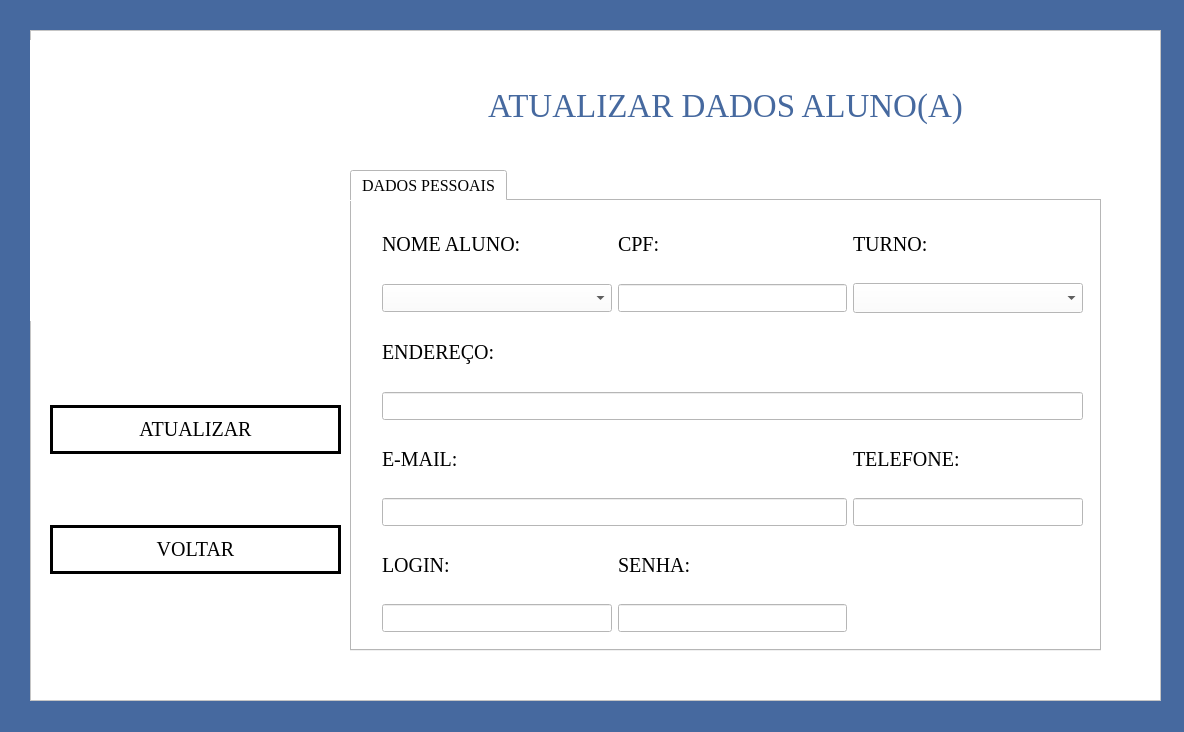
<?xml version="1.0" encoding="UTF-8"?>
<ui version="4.0">
 <class>MainWindow</class>
 <widget class="QMainWindow" name="MainWindow">
  <property name="geometry">
   <rect>
    <x>0</x>
    <y>0</y>
    <width>1184</width>
    <height>732</height>
   </rect>
  </property>
  <property name="windowTitle">
   <string>Sistema de Atualizar Dados Aluno(a)</string>
  </property>
  <property name="windowIcon">
   <iconset>
    <normaloff>imagens/diplomado.png</normaloff>imagens/diplomado.png</iconset>
  </property>
  <property name="styleSheet">
   <string notr="true">background-color:rgb(70, 105, 159);</string>
  </property>
  <widget class="QWidget" name="centralwidget">
   <widget class="QFrame" name="frame">
    <property name="geometry">
     <rect>
      <x>30</x>
      <y>30</y>
      <width>1131</width>
      <height>671</height>
     </rect>
    </property>
    <property name="styleSheet">
     <string notr="true">background-color: rgb(255, 255, 255);</string>
    </property>
    <property name="frameShape">
     <enum>QFrame::StyledPanel</enum>
    </property>
    <property name="frameShadow">
     <enum>QFrame::Raised</enum>
    </property>
    <widget class="QTabWidget" name="atualiza_dados_alunos">
     <property name="geometry">
      <rect>
       <x>320</x>
       <y>140</y>
       <width>751</width>
       <height>481</height>
      </rect>
     </property>
     <property name="maximumSize">
      <size>
       <width>751</width>
       <height>16777215</height>
      </size>
     </property>
     <property name="font">
      <font>
       <family>Georgia</family>
       <pointsize>12</pointsize>
      </font>
     </property>
     <property name="currentIndex">
      <number>0</number>
     </property>
     <widget class="QWidget" name="tab">
      <attribute name="title">
       <string>DADOS PESSOAIS</string>
      </attribute>
      <widget class="QWidget" name="layoutWidget">
       <property name="geometry">
        <rect>
         <x>30</x>
         <y>10</y>
         <width>701</width>
         <height>421</height>
        </rect>
       </property>
       <layout class="QGridLayout" name="gridLayout">
        <item row="2" column="0">
         <widget class="QComboBox" name="comboBox_3">
          <property name="font">
           <font>
            <family>Georgia</family>
            <pointsize>13</pointsize>
            <weight>50</weight>
            <bold>false</bold>
           </font>
          </property>
          <property name="styleSheet">
           <string notr="true">background-color:rgb(255, 255, 255);
border-radius:13px;
border-style:outset;
border-width:2px;
border-color:rgb(70, 105, 159);
color:rgb(70, 105, 159)
;
LineEdit {
    background-color: transparent;
    border: 1px solid black;
    border-radius: 3px;
    padding: 6px;
}</string>
          </property>
          <item>
           <property name="text">
            <string/>
           </property>
          </item>
         </widget>
        </item>
        <item row="3" column="0">
         <widget class="QLabel" name="label_38">
          <property name="font">
           <font>
            <family>Georgia</family>
            <pointsize>15</pointsize>
            <weight>50</weight>
            <bold>false</bold>
           </font>
          </property>
          <property name="styleSheet">
           <string notr="true">background-color: transparent;</string>
          </property>
          <property name="text">
           <string>ENDEREÇO:</string>
          </property>
         </widget>
        </item>
        <item row="1" column="1">
         <widget class="QLabel" name="label_39">
          <property name="font">
           <font>
            <family>Georgia</family>
            <pointsize>15</pointsize>
            <weight>50</weight>
            <bold>false</bold>
           </font>
          </property>
          <property name="styleSheet">
           <string notr="true">background-color: transparent;</string>
          </property>
          <property name="text">
           <string>CPF:</string>
          </property>
         </widget>
        </item>
        <item row="2" column="1">
         <widget class="QLineEdit" name="lineEdit_35">
          <property name="font">
           <font>
            <family>Georgia</family>
            <pointsize>13</pointsize>
            <weight>50</weight>
            <bold>false</bold>
           </font>
          </property>
          <property name="styleSheet">
           <string notr="true">background-color:rgb(255, 255, 255);
border-radius:13px;
border-style:outset;
border-width:2px;
border-color:rgb(70, 105, 159);
color:rgb(70, 105, 159)
;
LineEdit {
    background-color: transparent;
    border: 1px solid black;
    border-radius: 3px;
    padding: 6px;
}</string>
          </property>
          <property name="text">
           <string/>
          </property>
          <property name="placeholderText">
           <string/>
          </property>
         </widget>
        </item>
        <item row="1" column="2">
         <widget class="QLabel" name="label_45">
          <property name="font">
           <font>
            <family>Georgia</family>
            <pointsize>15</pointsize>
            <weight>50</weight>
            <bold>false</bold>
           </font>
          </property>
          <property name="styleSheet">
           <string notr="true">background-color: transparent;</string>
          </property>
          <property name="text">
           <string>TURNO:</string>
          </property>
         </widget>
        </item>
        <item row="2" column="2">
         <widget class="QComboBox" name="comboBox_4">
          <property name="font">
           <font>
            <family>Georgia</family>
            <pointsize>14</pointsize>
            <weight>50</weight>
            <bold>false</bold>
           </font>
          </property>
          <property name="styleSheet">
           <string notr="true">background-color:rgb(255, 255, 255);
border-radius:13px;
border-style:outset;
border-width:2px;
border-color:rgb(70, 105, 159);
color:rgb(70, 105, 159)
;
LineEdit {
    background-color: transparent;
    border: 1px solid black;
    border-radius: 3px;
    padding: 6px;
}</string>
          </property>
          <item>
           <property name="text">
            <string/>
           </property>
          </item>
          <item>
           <property name="text">
            <string>MANHÃ</string>
           </property>
          </item>
          <item>
           <property name="text">
            <string>TARDE</string>
           </property>
          </item>
          <item>
           <property name="text">
            <string>NOITE</string>
           </property>
          </item>
         </widget>
        </item>
        <item row="1" column="0">
         <widget class="QLabel" name="label_40">
          <property name="font">
           <font>
            <family>Georgia</family>
            <pointsize>15</pointsize>
            <weight>50</weight>
            <bold>false</bold>
           </font>
          </property>
          <property name="styleSheet">
           <string notr="true">background-color: transparent;</string>
          </property>
          <property name="text">
           <string>NOME ALUNO:</string>
          </property>
         </widget>
        </item>
        <item row="7" column="0">
         <widget class="QLabel" name="label_42">
          <property name="font">
           <font>
            <family>Georgia</family>
            <pointsize>15</pointsize>
            <weight>50</weight>
            <bold>false</bold>
           </font>
          </property>
          <property name="styleSheet">
           <string notr="true">background-color: transparent;</string>
          </property>
          <property name="text">
           <string>LOGIN:</string>
          </property>
         </widget>
        </item>
        <item row="8" column="0">
         <widget class="QLineEdit" name="lineEdit_38">
          <property name="font">
           <font>
            <family>Georgia</family>
            <pointsize>13</pointsize>
            <weight>50</weight>
            <bold>false</bold>
           </font>
          </property>
          <property name="styleSheet">
           <string notr="true">background-color:rgb(255, 255, 255);
border-radius:13px;
border-style:outset;
border-width:2px;
border-color:rgb(70, 105, 159);
color:rgb(70, 105, 159)
;
LineEdit {
    background-color: transparent;
    border: 1px solid black;
    border-radius: 3px;
    padding: 6px;
}</string>
          </property>
          <property name="text">
           <string/>
          </property>
          <property name="placeholderText">
           <string/>
          </property>
         </widget>
        </item>
        <item row="7" column="1">
         <widget class="QLabel" name="label_44">
          <property name="font">
           <font>
            <family>Georgia</family>
            <pointsize>15</pointsize>
            <weight>50</weight>
            <bold>false</bold>
           </font>
          </property>
          <property name="styleSheet">
           <string notr="true">background-color: transparent;</string>
          </property>
          <property name="text">
           <string>SENHA:</string>
          </property>
         </widget>
        </item>
        <item row="8" column="1">
         <widget class="QLineEdit" name="lineEdit_39">
          <property name="font">
           <font>
            <family>Georgia</family>
            <pointsize>13</pointsize>
            <weight>50</weight>
            <bold>false</bold>
           </font>
          </property>
          <property name="styleSheet">
           <string notr="true">background-color:rgb(255, 255, 255);
border-radius:13px;
border-style:outset;
border-width:2px;
border-color:rgb(70, 105, 159);
color:rgb(70, 105, 159)
;
LineEdit {
    background-color: transparent;
    border: 1px solid black;
    border-radius: 3px;
    padding: 6px;
}</string>
          </property>
          <property name="text">
           <string/>
          </property>
          <property name="placeholderText">
           <string/>
          </property>
         </widget>
        </item>
        <item row="5" column="2">
         <widget class="QLabel" name="label_37">
          <property name="font">
           <font>
            <family>Georgia</family>
            <pointsize>15</pointsize>
            <weight>50</weight>
            <bold>false</bold>
           </font>
          </property>
          <property name="styleSheet">
           <string notr="true">background-color: transparent;</string>
          </property>
          <property name="text">
           <string>TELEFONE:</string>
          </property>
         </widget>
        </item>
        <item row="5" column="0">
         <widget class="QLabel" name="label_43">
          <property name="font">
           <font>
            <family>Georgia</family>
            <pointsize>15</pointsize>
            <weight>50</weight>
            <bold>false</bold>
           </font>
          </property>
          <property name="styleSheet">
           <string notr="true">background-color: transparent;</string>
          </property>
          <property name="text">
           <string>E-MAIL:</string>
          </property>
         </widget>
        </item>
        <item row="6" column="2">
         <widget class="QLineEdit" name="lineEdit_33">
          <property name="font">
           <font>
            <family>Georgia</family>
            <pointsize>13</pointsize>
            <weight>50</weight>
            <bold>false</bold>
           </font>
          </property>
          <property name="styleSheet">
           <string notr="true">background-color:rgb(255, 255, 255);
border-radius:13px;
border-style:outset;
border-width:2px;
border-color:rgb(70, 105, 159);
color:rgb(70, 105, 159)
;
LineEdit {
    background-color: transparent;
    border: 1px solid black;
    border-radius: 3px;
    padding: 6px;
}</string>
          </property>
          <property name="text">
           <string/>
          </property>
          <property name="placeholderText">
           <string/>
          </property>
         </widget>
        </item>
        <item row="6" column="0" colspan="2">
         <widget class="QLineEdit" name="lineEdit_37">
          <property name="font">
           <font>
            <family>Georgia</family>
            <pointsize>13</pointsize>
            <weight>50</weight>
            <bold>false</bold>
           </font>
          </property>
          <property name="styleSheet">
           <string notr="true">background-color:rgb(255, 255, 255);
border-radius:13px;
border-style:outset;
border-width:2px;
border-color:rgb(70, 105, 159);
color:rgb(70, 105, 159)
;
LineEdit {
    background-color: transparent;
    border: 1px solid black;
    border-radius: 3px;
    padding: 6px;
}</string>
          </property>
          <property name="text">
           <string/>
          </property>
          <property name="placeholderText">
           <string/>
          </property>
         </widget>
        </item>
        <item row="4" column="0" colspan="3">
         <widget class="QLineEdit" name="lineEdit_34">
          <property name="font">
           <font>
            <family>Georgia</family>
            <pointsize>13</pointsize>
            <weight>50</weight>
            <bold>false</bold>
           </font>
          </property>
          <property name="styleSheet">
           <string notr="true">background-color:rgb(255, 255, 255);
border-radius:13px;
border-style:outset;
border-width:2px;
border-color:rgb(70, 105, 159);
color:rgb(70, 105, 159)
;
LineEdit {
    background-color: transparent;
    border: 1px solid black;
    border-radius: 3px;
    padding: 6px;
}</string>
          </property>
          <property name="text">
           <string/>
          </property>
          <property name="placeholderText">
           <string/>
          </property>
         </widget>
        </item>
       </layout>
      </widget>
     </widget>
    </widget>
    <widget class="QWidget" name="layoutWidget">
     <property name="geometry">
      <rect>
       <x>20</x>
       <y>310</y>
       <width>291</width>
       <height>301</height>
      </rect>
     </property>
     <layout class="QGridLayout" name="gridLayout_2">
      <item row="0" column="0">
       <widget class="QPushButton" name="botao_atualizar_alunos">
        <property name="font">
         <font>
          <family>Georgia</family>
          <pointsize>15</pointsize>
          <weight>50</weight>
          <bold>false</bold>
         </font>
        </property>
        <property name="cursor">
         <cursorShape>UpArrowCursor</cursorShape>
        </property>
        <property name="styleSheet">
         <string notr="true">QPushButton:hover{
	background-color: lightblue
}
QPushButton{
border:3px solid black;
border-radius: 25px;
padding: 10px;
}</string>
        </property>
        <property name="text">
         <string>ATUALIZAR</string>
        </property>
        <property name="icon">
         <iconset>
          <normaloff>imagens/5961495501679649040-32.png</normaloff>imagens/5961495501679649040-32.png</iconset>
        </property>
        <property name="iconSize">
         <size>
          <width>30</width>
          <height>30</height>
         </size>
        </property>
       </widget>
      </item>
      <item row="1" column="0">
       <widget class="QPushButton" name="botao_voltar">
        <property name="font">
         <font>
          <family>Georgia</family>
          <pointsize>15</pointsize>
          <weight>50</weight>
          <bold>false</bold>
         </font>
        </property>
        <property name="cursor">
         <cursorShape>UpArrowCursor</cursorShape>
        </property>
        <property name="styleSheet">
         <string notr="true">QPushButton:hover{
	background-color: lightblue
}
QPushButton{
border:3px solid black;
border-radius: 25px;
padding: 10px;
}</string>
        </property>
        <property name="text">
         <string>VOLTAR</string>
        </property>
        <property name="icon">
         <iconset>
          <normaloff>imagens/9868474931649315515-128.png</normaloff>imagens/9868474931649315515-128.png</iconset>
        </property>
        <property name="iconSize">
         <size>
          <width>30</width>
          <height>30</height>
         </size>
        </property>
       </widget>
      </item>
     </layout>
    </widget>
    <widget class="QLabel" name="label">
     <property name="geometry">
      <rect>
       <x>0</x>
       <y>10</y>
       <width>341</width>
       <height>281</height>
      </rect>
     </property>
     <property name="text">
      <string/>
     </property>
     <property name="pixmap">
      <pixmap>imagens/LOGO_UNIVERS.png</pixmap>
     </property>
     <property name="scaledContents">
      <bool>true</bool>
     </property>
    </widget>
    <widget class="QLabel" name="label_2">
     <property name="geometry">
      <rect>
       <x>400</x>
       <y>40</y>
       <width>591</width>
       <height>71</height>
      </rect>
     </property>
     <property name="font">
      <font>
       <family>Georgia</family>
       <pointsize>25</pointsize>
      </font>
     </property>
     <property name="styleSheet">
      <string notr="true">color:rgb(70, 105, 159);</string>
     </property>
     <property name="text">
      <string>ATUALIZAR DADOS ALUNO(A)</string>
     </property>
     <property name="alignment">
      <set>Qt::AlignCenter</set>
     </property>
    </widget>
    <zorder>label</zorder>
    <zorder>atualiza_dados_alunos</zorder>
    <zorder>layoutWidget</zorder>
    <zorder>label_2</zorder>
   </widget>
  </widget>
 </widget>
 <resources/>
 <connections/>
</ui>
